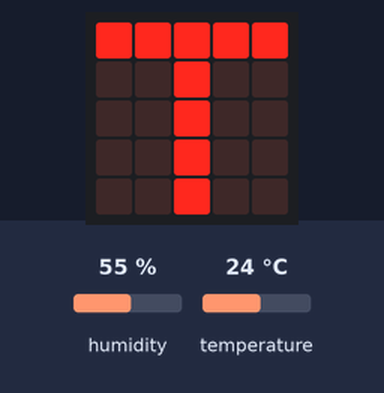
Bench run of a program on a simulated BBC micro:bit (MakeCode). Parts: the board's 5×5 LED display. Inputs (shaded band) come from the test bench; at power-on: humidity 55 %, temperature 24 °C.

Above: at 4.6 s.
At 10.3 s:
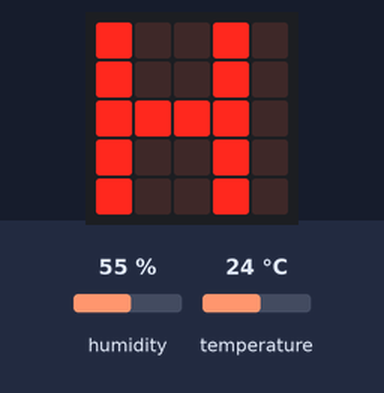
At 12.2 s:
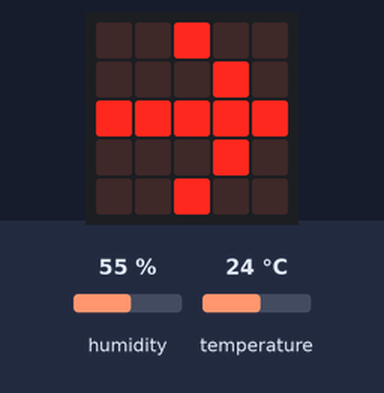

Measured:
- what the display in image 0 shows lasts 1.8 s, from 4.5 s to 6.3 s
- what the display in image 2 shows lasts 2.6 s, from 12.1 s to 14.7 s

The program:

main.ts
```typescript
ESP8266_IoT.initWIFI(SerialPin.P8, SerialPin.P12, BaudRate.BaudRate115200)
basic.forever(function () {
    if (ESP8266_IoT.wifiState(false)) {
        ESP8266_IoT.connectWifi("wifiyann", "147896325123698745")
        basic.pause(1000)
    } else {
        basic.showIcon(IconNames.Yes)
    }
    basic.pause(2000)
    basic.clearScreen()
    ESP8266_IoT.connectKidsiot("21da4Q0oMu4dQWeR", "1")
    basic.pause(1000)
    if (ESP8266_IoT.kidsiotState(true)) {
        basic.showString("T")
        basic.pause(1000)
        basic.clearScreen()
        ESP8266_IoT.uploadKidsiot(Environment.octopus_BME280(Environment.BME280_state.BME280_temperature_C))
        basic.showArrow(ArrowNames.East)
        basic.pause(2000)
        basic.clearScreen()
        ESP8266_IoT.disconnectKidsiot()
    }
    ESP8266_IoT.connectKidsiot("21da4Q0oMu4dQWeR", "2")
    basic.pause(1000)
    if (ESP8266_IoT.kidsiotState(true)) {
        basic.showString("H")
        basic.pause(1000)
        basic.clearScreen()
        ESP8266_IoT.uploadKidsiot(Environment.octopus_BME280(Environment.BME280_state.BME280_humidity))
        basic.showArrow(ArrowNames.East)
        basic.pause(2000)
        basic.clearScreen()
        ESP8266_IoT.disconnectKidsiot()
        basic.pause(840000)
    }
})
```

test.ts
```typescript
// les tests vont ici ; cela ne sera pas compilé si ce paquet est utilisé en tant qu'extension.
```
